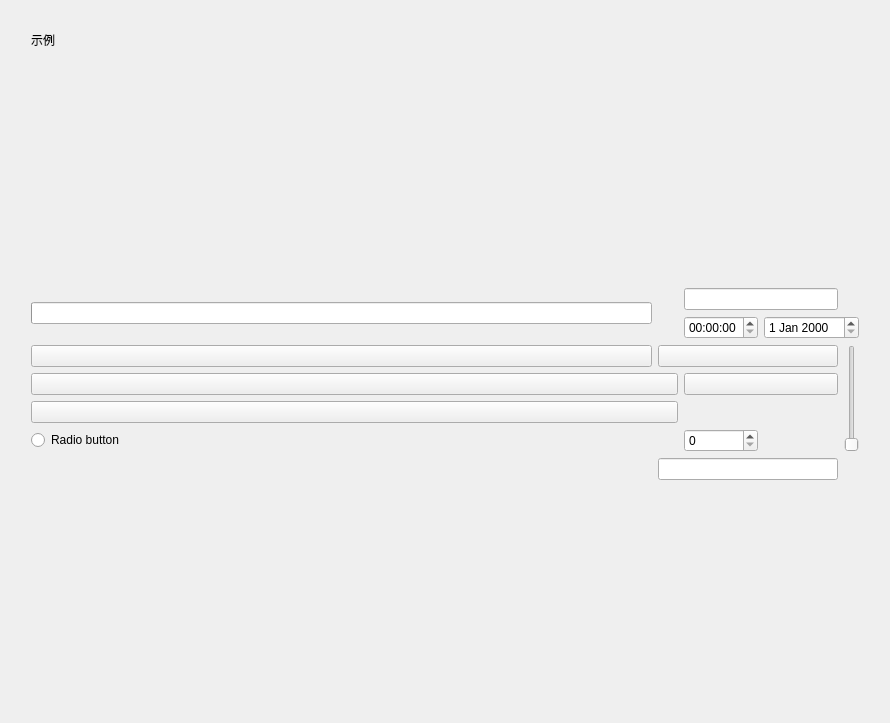
<?xml version="1.0" encoding="UTF-8"?>
<ui version="4.0">
 <class>Form</class>
 <widget class="QWidget" name="Form">
  <property name="geometry">
   <rect>
    <x>0</x>
    <y>0</y>
    <width>890</width>
    <height>723</height>
   </rect>
  </property>
  <property name="windowTitle">
   <string>Form</string>
  </property>
  <layout class="QGridLayout" name="gridLayout">
   <item row="5" column="2" colspan="3">
    <widget class="DatePicker" name="DatePicker"/>
   </item>
   <item row="2" column="1">
    <spacer name="verticalSpacer">
     <property name="orientation">
      <enum>Qt::Vertical</enum>
     </property>
     <property name="sizeHint" stdset="0">
      <size>
       <width>20</width>
       <height>40</height>
      </size>
     </property>
    </spacer>
   </item>
   <item row="9" column="2" colspan="3">
    <widget class="SearchLineEdit" name="SearchLineEdit"/>
   </item>
   <item row="1" column="1">
    <widget class="SubtitleLabel" name="SubtitleLabel">
     <property name="text">
      <string>示例</string>
     </property>
    </widget>
   </item>
   <item row="4" column="4" colspan="2">
    <widget class="DateEdit" name="DateEdit"/>
   </item>
   <item row="5" column="0">
    <spacer name="horizontalSpacer">
     <property name="orientation">
      <enum>Qt::Horizontal</enum>
     </property>
     <property name="sizeType">
      <enum>QSizePolicy::Maximum</enum>
     </property>
     <property name="sizeHint" stdset="0">
      <size>
       <width>20</width>
       <height>20</height>
      </size>
     </property>
    </spacer>
   </item>
   <item row="5" column="5" rowspan="4">
    <widget class="Slider" name="Slider">
     <property name="orientation">
      <enum>Qt::Vertical</enum>
     </property>
    </widget>
   </item>
   <item row="6" column="1" colspan="2">
    <widget class="ZhDatePicker" name="ZhDatePicker"/>
   </item>
   <item row="0" column="1">
    <spacer name="verticalSpacer_2">
     <property name="orientation">
      <enum>Qt::Vertical</enum>
     </property>
     <property name="sizeType">
      <enum>QSizePolicy::Maximum</enum>
     </property>
     <property name="sizeHint" stdset="0">
      <size>
       <width>20</width>
       <height>20</height>
      </size>
     </property>
    </spacer>
   </item>
   <item row="5" column="1">
    <widget class="CalendarPicker" name="CalendarPicker"/>
   </item>
   <item row="10" column="2">
    <spacer name="verticalSpacer_3">
     <property name="orientation">
      <enum>Qt::Vertical</enum>
     </property>
     <property name="sizeHint" stdset="0">
      <size>
       <width>20</width>
       <height>40</height>
      </size>
     </property>
    </spacer>
   </item>
   <item row="6" column="3" colspan="2">
    <widget class="TimePicker" name="TimePicker"/>
   </item>
   <item row="4" column="3">
    <widget class="TimeEdit" name="TimeEdit"/>
   </item>
   <item row="3" column="1" rowspan="2">
    <widget class="IndeterminateProgressRing" name="IndeterminateProgressRing"/>
   </item>
   <item row="8" column="1">
    <widget class="RadioButton" name="RadioButton">
     <property name="text">
      <string>Radio button</string>
     </property>
    </widget>
   </item>
   <item row="8" column="3">
    <widget class="SpinBox" name="SpinBox"/>
   </item>
   <item row="3" column="3" colspan="2">
    <widget class="LineEdit" name="LineEdit"/>
   </item>
   <item row="7" column="1" colspan="2">
    <widget class="AMTimePicker" name="AMTimePicker"/>
   </item>
   <item row="5" column="6">
    <spacer name="horizontalSpacer_2">
     <property name="orientation">
      <enum>Qt::Horizontal</enum>
     </property>
     <property name="sizeType">
      <enum>QSizePolicy::Maximum</enum>
     </property>
     <property name="sizeHint" stdset="0">
      <size>
       <width>20</width>
       <height>20</height>
      </size>
     </property>
    </spacer>
   </item>
  </layout>
 </widget>
 <customwidgets>
  <customwidget>
   <class>RadioButton</class>
   <extends>QRadioButton</extends>
   <header>qfluentwidgets</header>
  </customwidget>
  <customwidget>
   <class>Slider</class>
   <extends>QSlider</extends>
   <header>qfluentwidgets</header>
  </customwidget>
  <customwidget>
   <class>CalendarPicker</class>
   <extends>QPushButton</extends>
   <header>qfluentwidgets</header>
  </customwidget>
  <customwidget>
   <class>DatePicker</class>
   <extends>QPushButton</extends>
   <header>qfluentwidgets</header>
  </customwidget>
  <customwidget>
   <class>ZhDatePicker</class>
   <extends>DatePicker</extends>
   <header>qfluentwidgets</header>
  </customwidget>
  <customwidget>
   <class>TimePicker</class>
   <extends>QPushButton</extends>
   <header>qfluentwidgets</header>
  </customwidget>
  <customwidget>
   <class>AMTimePicker</class>
   <extends>QPushButton</extends>
   <header>qfluentwidgets</header>
  </customwidget>
  <customwidget>
   <class>SubtitleLabel</class>
   <extends>QLabel</extends>
   <header>qfluentwidgets</header>
  </customwidget>
  <customwidget>
   <class>IndeterminateProgressRing</class>
   <extends>QProgressBar</extends>
   <header>qfluentwidgets</header>
  </customwidget>
  <customwidget>
   <class>LineEdit</class>
   <extends>QLineEdit</extends>
   <header>qfluentwidgets</header>
  </customwidget>
  <customwidget>
   <class>SearchLineEdit</class>
   <extends>LineEdit</extends>
   <header>qfluentwidgets</header>
  </customwidget>
  <customwidget>
   <class>DateEdit</class>
   <extends>QDateEdit</extends>
   <header>qfluentwidgets</header>
  </customwidget>
  <customwidget>
   <class>TimeEdit</class>
   <extends>QTimeEdit</extends>
   <header>qfluentwidgets</header>
  </customwidget>
  <customwidget>
   <class>SpinBox</class>
   <extends>QSpinBox</extends>
   <header>qfluentwidgets</header>
  </customwidget>
 </customwidgets>
 <resources/>
 <connections/>
</ui>
